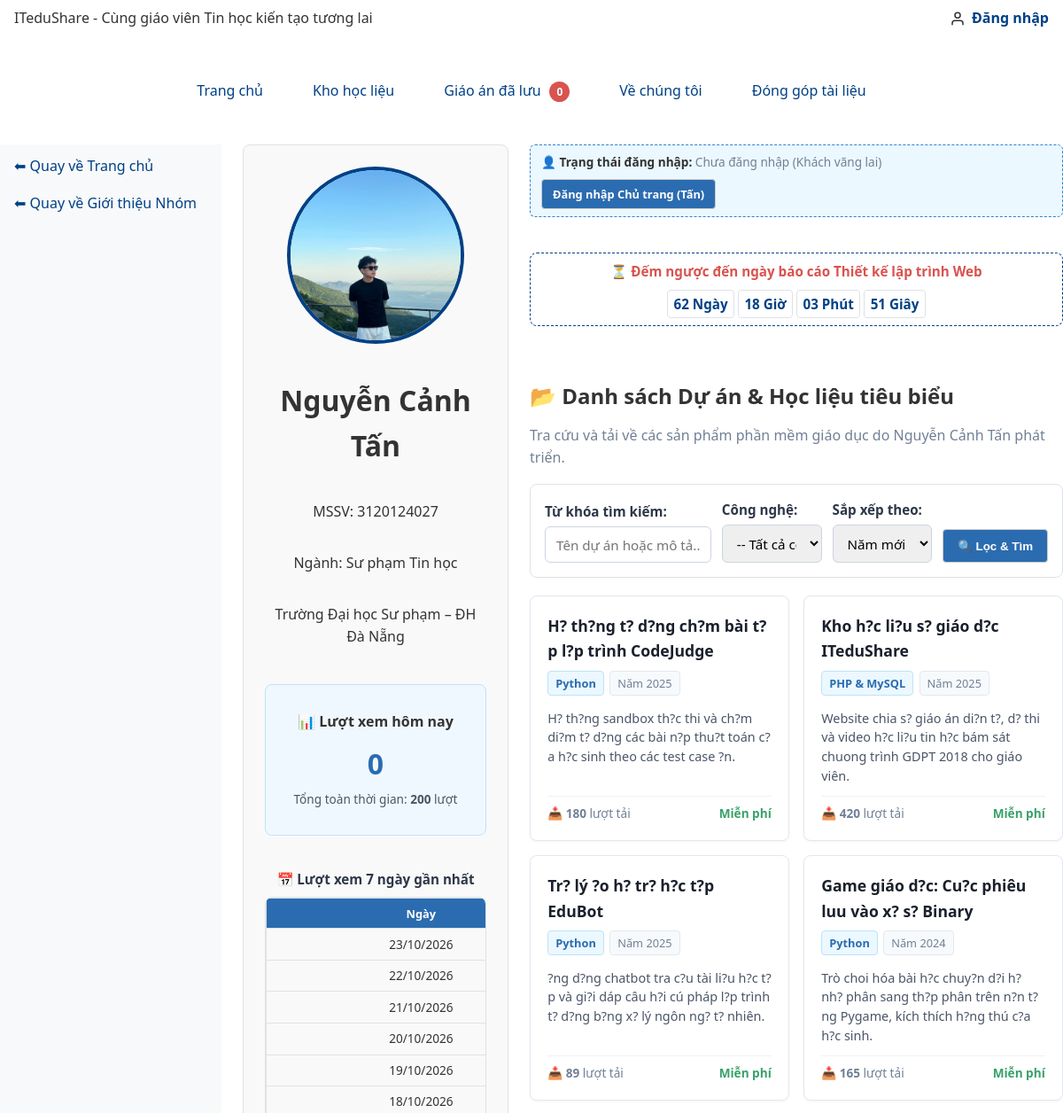
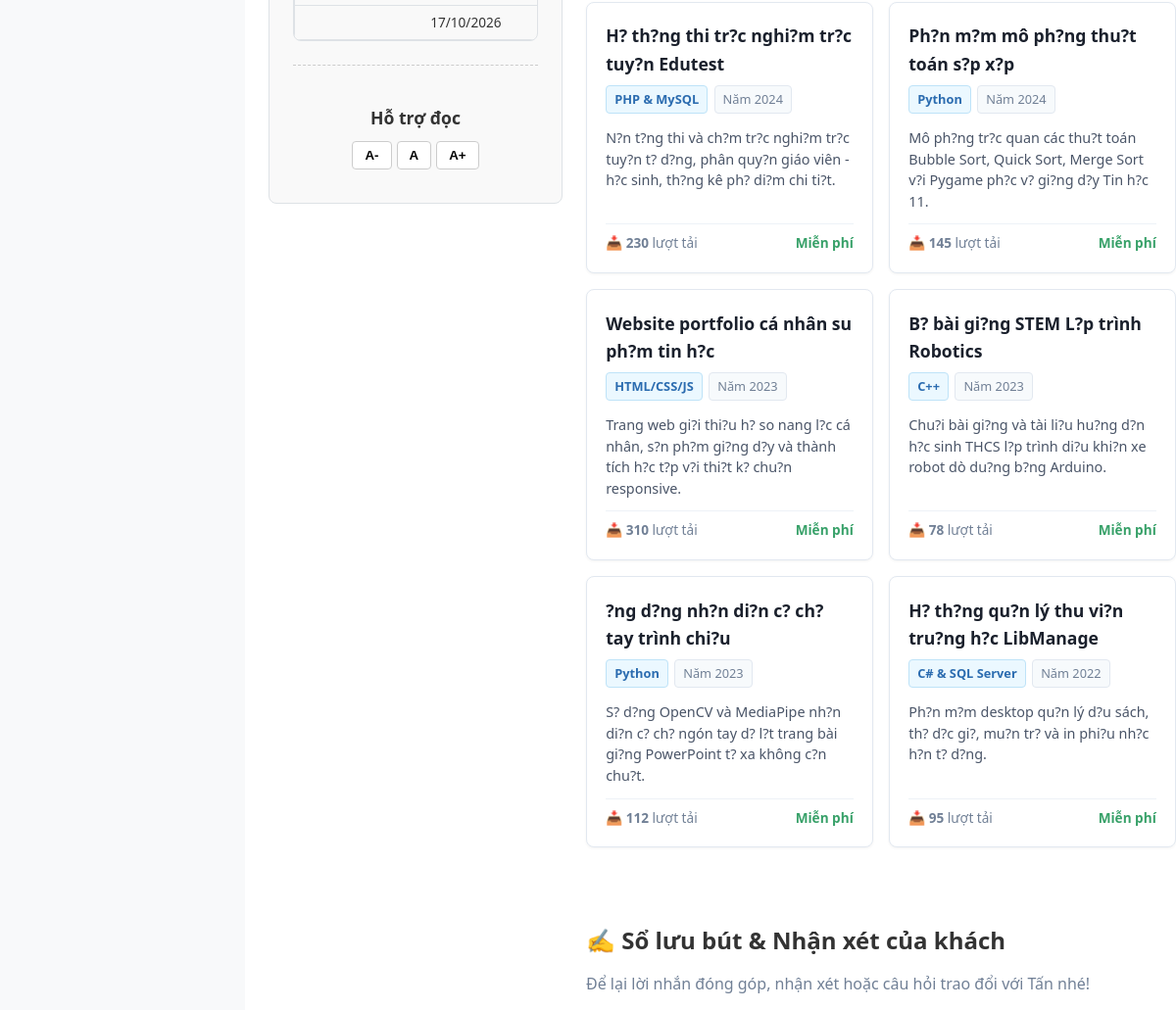
The page /thanhvien/3120124027_tan/gioithieu.php (upper part) on the database as committed earlier (2 pictures, top to bottom).
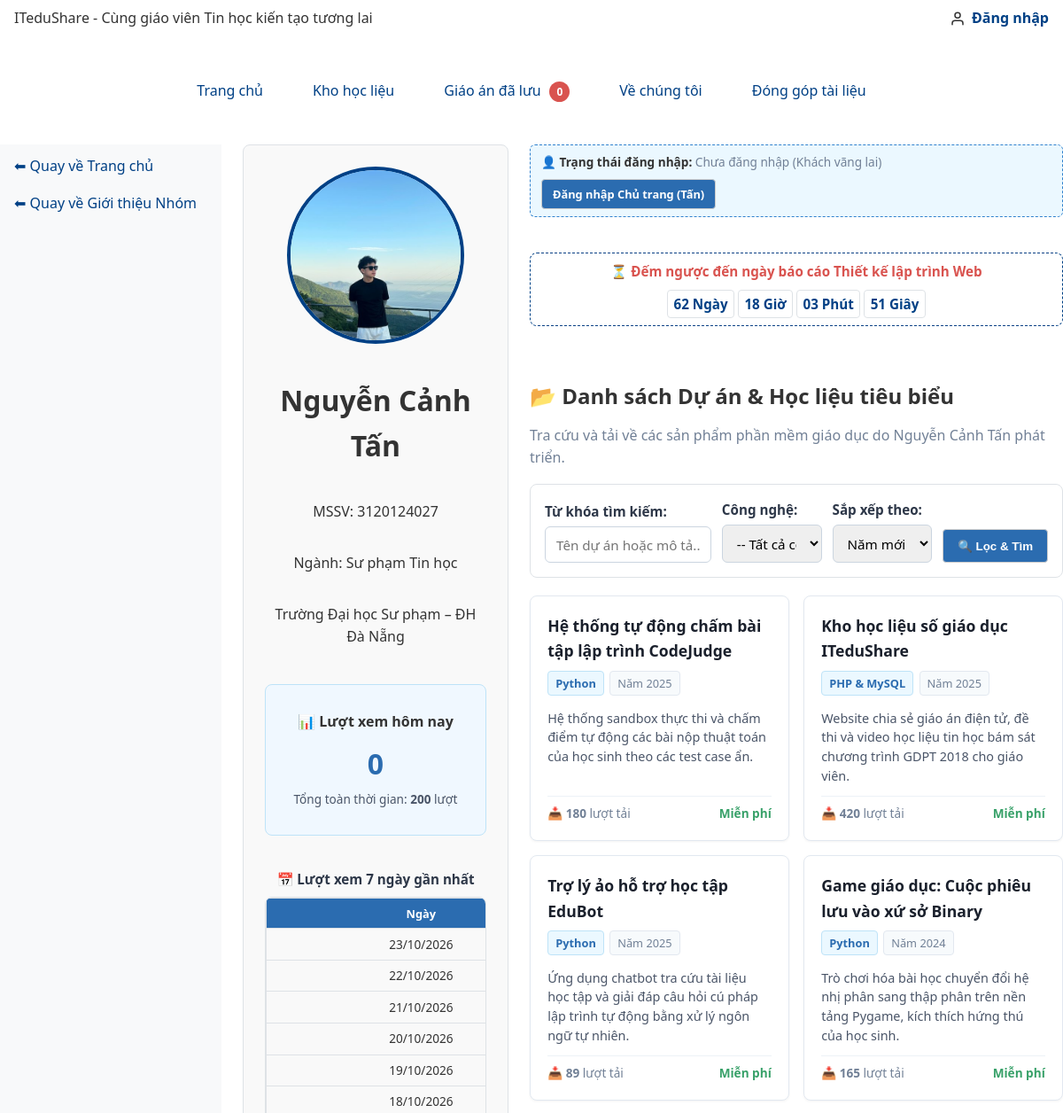
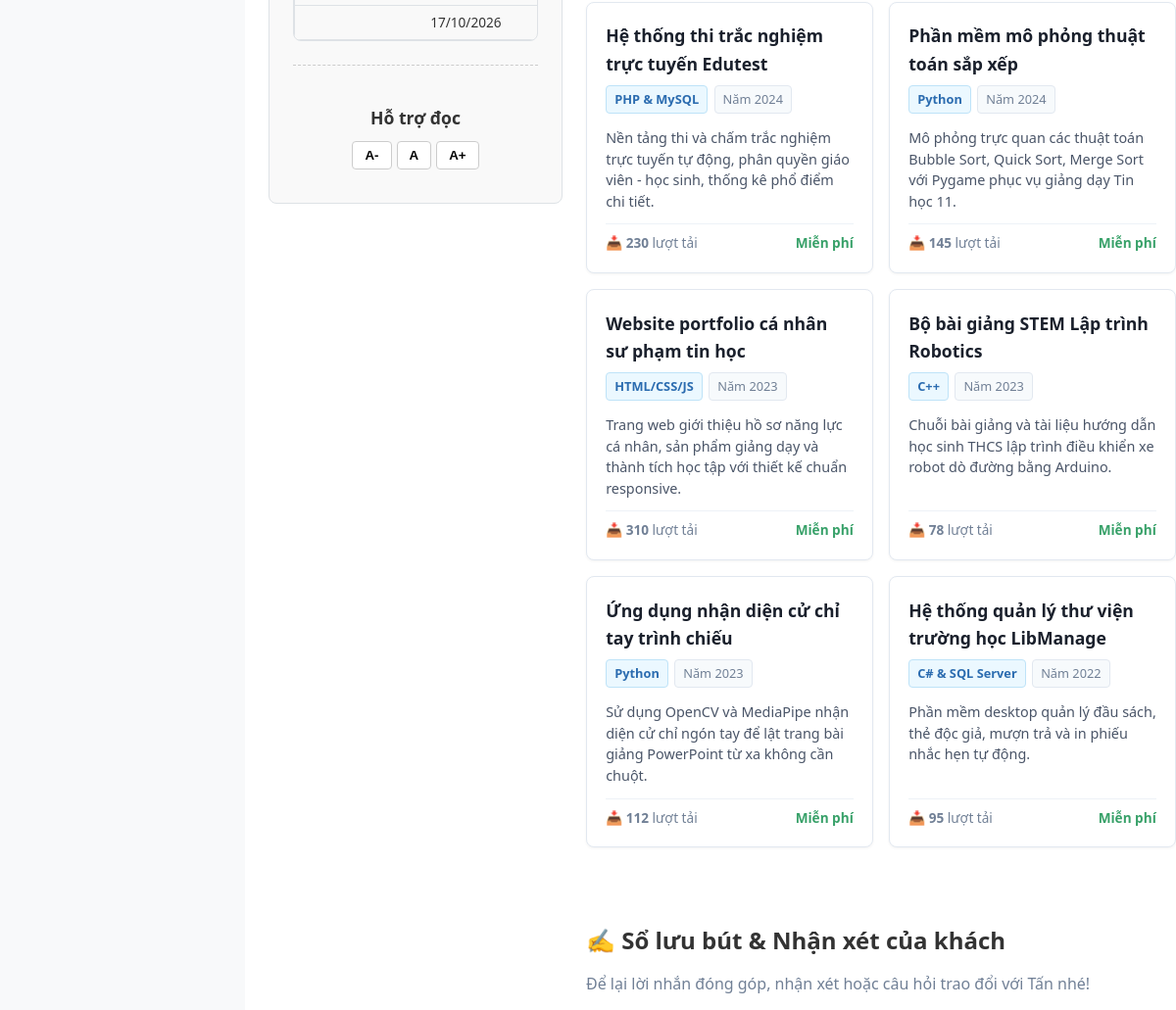
The same page on the database as committed later (2 pictures, top to bottom).
### tables this page shows
CREATE TABLE tv_du_an_tan (
  id            INT UNSIGNED AUTO_INCREMENT PRIMARY KEY,
  mssv          CHAR(10) NOT NULL,
  ten_du_an     VARCHAR(150) NOT NULL,
  cong_nghe     VARCHAR(100) NOT NULL,
  nam_thuc_hien SMALLINT UNSIGNED NOT NULL,
  mo_ta         TEXT NULL,
  luot_tai      INT UNSIGNED NOT NULL DEFAULT 0,
  FOREIGN KEY (mssv) REFERENCES thanh_vien(mssv) ON DELETE CASCADE
);

### inc/db.php (called while the page is built, shortened)
<?php
function db(): PDO {
    static $pdo = null;
    if ($pdo === null) {
        $host    = 'localhost';
        $port    = '3306';
        $dbname  = 'ltweb_nhom02';
        $charset = 'utf8mb4';
        $user    = 'root';
        $pass    = '';
        $dsn = "mysql:host={$host};port={$port};dbname={$dbname};charset={$charset}";
        $options = [
            PDO::ATTR_ERRMODE            => PDO::ERRMODE_EXCEPTION,
            PDO::ATTR_DEFAULT_FETCH_MODE => PDO::FETCH_ASSOC,
            PDO::ATTR_EMULATE_PREPARES   => false,
        ];
        $pdo = new PDO($dsn, $user, $pass, $options);
    }
    return $pdo;
}

### inc/ham.php (called while the page is built, shortened)
<?php
function e(mixed $str): string {
    return htmlspecialchars((string)$str, ENT_QUOTES | ENT_SUBSTITUTE, 'UTF-8');
}

### thanhvien/3120124027_tan/gioithieu.php (the view, shortened to what the changed rows need)
<?php
$goc    = '../../';
$sapXep   = trim($_GET['sx'] ?? 'moi_nhat');
$orderClause = match ($sapXep) {
    'ten_az'    => 'ten_du_an ASC',
    'ten_za'    => 'ten_du_an DESC',
    'tai_nhieu' => 'luot_tai DESC, id DESC',
    'nam_tang'  => 'nam_thuc_hien ASC, id ASC',
    default     => 'nam_thuc_hien DESC, id DESC',
};
$dkDuAn = ['mssv = ?'];
$tsDuAn = [MSSV];
$sqlDuAn = 'SELECT id, ten_du_an, cong_nghe, nam_thuc_hien, mo_ta, luot_tai
            FROM tv_du_an_tan
            WHERE ' . implode(' AND ', $dkDuAn) . '
            ORDER BY ' . $orderClause;
$stDuAn = db()->prepare($sqlDuAn);
$stDuAn->execute($tsDuAn);
$dsDuAn = $stDuAn->fetchAll();
require __DIR__ . '/../../inc/header.php';
?>
    <link rel="stylesheet" href="<?= $goc ?>thanhvien/3120124027_tan/css/canhan-tan.css">
    <main class="trang-ca-nhan">
        <div class="cot-trai">
            <h1>Nguyễn Cảnh Tấn</h1>
            <div class="cong-cu-doc" style="margin-top: 1.5rem; padding: 1rem;
                 background: #f0f8ff; border: 1px solid #bee3f8; border-radius: 8px;">
                <h2 style="font-size: 1rem; margin-bottom: 0.5rem;">📊 Lượt xem hôm nay</h2>
            </div>
            <div class="khung-thong-ke-xem">
                <h2 style="font-size: 0.95rem; margin-bottom: 0.5rem; color: #2d3748;">📅 Lượt xem 7 ngày gần nhất</h2>
                <div class="bang-cuon-ngang" style="min-width: 0;">
                    <table class="bang-mini">
                        <thead>
                            <tr>
                                <th scope="col">Ngày</th>
                            </tr>
                        </thead>
                    </table>
                </div>
            </div>
            <div class="cong-cu-doc" style="margin-top: 1.5rem;">
                <h2>Hỗ trợ đọc</h2>
            </div>
        </div>
        <div class="cot-phai">
            <div class="khung-dem-nguoc">
                <h2>⏳ Đếm ngược đến ngày báo cáo Thiết kế lập trình Web</h2>
            </div>
            <section aria-labelledby="tieu-de-du-an">
                <h2 id="tieu-de-du-an">📂 Danh sách Dự án &amp; Học liệu tiêu biểu</h2>
                <?php if (empty($dsDuAn)): ?>
                    <p style="color: #718096; font-style: italic; padding: 1.5rem; background: #f7fafc; border: 1px dashed #cbd5e0; border-radius: 8px; text-align: center;">
                        Không tìm thấy dự án hoặc học liệu nào phù hợp với điều kiện tra cứu.
                    </p>
                <?php else: ?>
                    <div class="du-an-grid">
                        <?php foreach ($dsDuAn as $da): ?>
                            <article class="du-an-card">
                                <div>
                                    <h3><?= e($da['ten_du_an']) ?></h3>
                                    <div class="du-an-tags">
                                        <span class="tag-cn"><?= e($da['cong_nghe']) ?></span>
                                        <span class="tag-nam">Năm <?= e($da['nam_thuc_hien']) ?></span>
                                    </div>
                                    <p class="du-an-mo-ta"><?= e($da['mo_ta']) ?></p>
                                </div>
                                <div class="du-an-footer">
                                    <span>📥 <strong><?= number_format((int)$da['luot_tai']) ?></strong> lượt tải</span>
                                    <span style="color: #38a169; font-weight: 600;">Miễn phí</span>
                                </div>
                            </article>
                        <?php endforeach; ?>
                    </div>
                <?php endif; ?>
            </section>
            <section aria-labelledby="tieu-de-luu-but" style="margin-top: 2rem;">
                <h2 id="tieu-de-luu-but">✍️ Sổ lưu bút &amp; Nhận xét của khách</h2>
            </section>
        </div>
    </main>

Rows that differ between the two databases and show on the page:
changed tv_du_an_tan: ten_du_an "H? th?ng t? d?ng ch?m bài t?p l?p trình CodeJudge" → "Hệ thống tự động chấm bài tập lập trình CodeJudge"; mo_ta "H? th?ng sandbox th?c thi và ch?m di?m t? d?ng các bài n?p thu?t toán c?a h?c sinh theo các test case ?n." → "Hệ thống sandbox thực thi và chấm điểm tự động các bài nộp thuật toán của học sinh theo các test case ẩn."
changed tv_du_an_tan: ten_du_an "Kho h?c li?u s? giáo d?c ITeduShare" → "Kho học liệu số giáo dục ITeduShare"; mo_ta "Website chia s? giáo án di?n t?, d? thi và video h?c li?u tin h?c bám sát chuong trình GDPT 2018 cho giáo viên." → "Website chia sẻ giáo án điện tử, đề thi và video học liệu tin học bám sát chương trình GDPT 2018 cho giáo viên."
changed tv_du_an_tan: ten_du_an "Tr? lý ?o h? tr? h?c t?p EduBot" → "Trợ lý ảo hỗ trợ học tập EduBot"; mo_ta "?ng d?ng chatbot tra c?u tài li?u h?c t?p và gi?i dáp câu h?i cú pháp l?p trình t? d?ng b?ng x? lý ngôn ng? t? nhiên." → "Ứng dụng chatbot tra cứu tài liệu học tập và giải đáp câu hỏi cú pháp lập trình tự động bằng xử lý ngôn ngữ tự nhiên."
changed tv_du_an_tan: ten_du_an "Game giáo d?c: Cu?c phiêu luu vào x? s? Binary" → "Game giáo dục: Cuộc phiêu lưu vào xứ sở Binary"; mo_ta "Trò choi hóa bài h?c chuy?n d?i h? nh? phân sang th?p phân trên n?n t?ng Pygame, kích thích h?ng thú c?a h?c sinh." → "Trò chơi hóa bài học chuyển đổi hệ nhị phân sang thập phân trên nền tảng Pygame, kích thích hứng thú của học sinh."
changed tv_du_an_tan: ten_du_an "H? th?ng thi tr?c nghi?m tr?c tuy?n Edutest" → "Hệ thống thi trắc nghiệm trực tuyến Edutest"; mo_ta "N?n t?ng thi và ch?m tr?c nghi?m tr?c tuy?n t? d?ng, phân quy?n giáo viên - h?c sinh, th?ng kê ph? di?m chi ti?t." → "Nền tảng thi và chấm trắc nghiệm trực tuyến tự động, phân quyền giáo viên - học sinh, thống kê phổ điểm chi tiết."
changed tv_du_an_tan: ten_du_an "Ph?n m?m mô ph?ng thu?t toán s?p x?p" → "Phần mềm mô phỏng thuật toán sắp xếp"; mo_ta "Mô ph?ng tr?c quan các thu?t toán Bubble Sort, Quick Sort, Merge Sort v?i Pygame ph?c v? gi?ng d?y Tin h?c 11." → "Mô phỏng trực quan các thuật toán Bubble Sort, Quick Sort, Merge Sort với Pygame phục vụ giảng dạy Tin học 11."
changed tv_du_an_tan "HTML/CSS/JS": ten_du_an "Website portfolio cá nhân su ph?m tin h?c" → "Website portfolio cá nhân sư phạm tin học"; mo_ta "Trang web gi?i thi?u h? so nang l?c cá nhân, s?n ph?m gi?ng d?y và thành tích h?c t?p v?i thi?t k? chu?n responsive." → "Trang web giới thiệu hồ sơ năng lực cá nhân, sản phẩm giảng dạy và thành tích học tập với thiết kế chuẩn responsive."
changed tv_du_an_tan: ten_du_an "B? bài gi?ng STEM L?p trình Robotics" → "Bộ bài giảng STEM Lập trình Robotics"; mo_ta "Chu?i bài gi?ng và tài li?u hu?ng d?n h?c sinh THCS l?p trình di?u khi?n xe robot dò du?ng b?ng Arduino." → "Chuỗi bài giảng và tài liệu hướng dẫn học sinh THCS lập trình điều khiển xe robot dò đường bằng Arduino."
changed tv_du_an_tan: ten_du_an "?ng d?ng nh?n di?n c? ch? tay trình chi?u" → "Ứng dụng nhận diện cử chỉ tay trình chiếu"; mo_ta "S? d?ng OpenCV và MediaPipe nh?n di?n c? ch? ngón tay d? l?t trang bài gi?ng PowerPoint t? xa không c?n chu?t." → "Sử dụng OpenCV và MediaPipe nhận diện cử chỉ ngón tay để lật trang bài giảng PowerPoint từ xa không cần chuột."
changed tv_du_an_tan "C# & SQL Server": ten_du_an "H? th?ng qu?n lý thu vi?n tru?ng h?c LibManage" → "Hệ thống quản lý thư viện trường học LibManage"; mo_ta "Ph?n m?m desktop qu?n lý d?u sách, th? d?c gi?, mu?n tr? và in phi?u nh?c h?n t? d?ng." → "Phần mềm desktop quản lý đầu sách, thẻ độc giả, mượn trả và in phiếu nhắc hẹn tự động."
